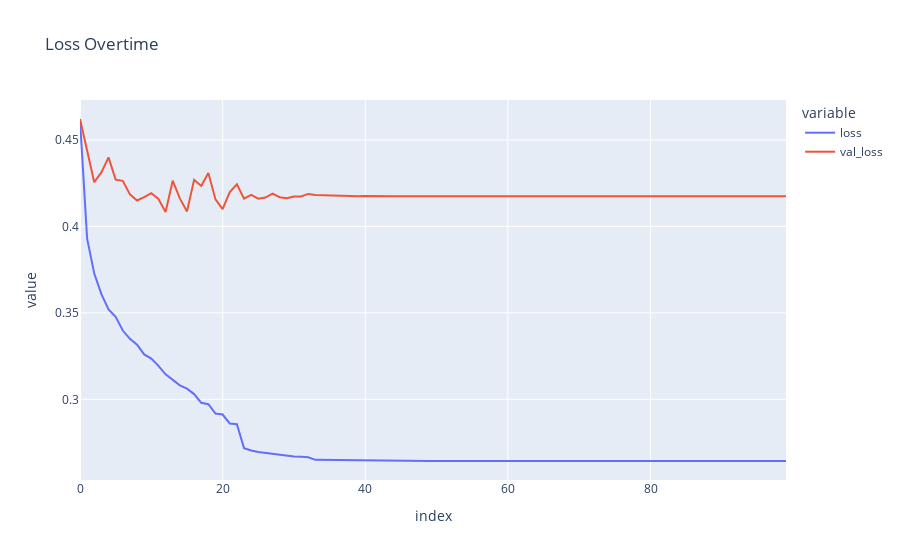

Source (notebook cell):
### Code cell
fig = px.line(
    history2.history,
    y=['loss', 'val_loss'],
    labels={'x': 'Epoch', 'y': 'Loss'},
    title='Loss Overtime'
)
fig.show()
